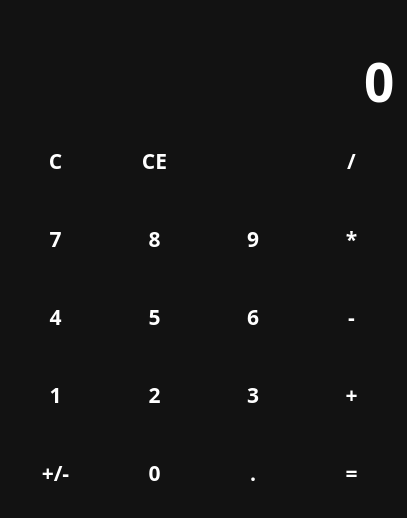
<?xml version="1.0" encoding="UTF-8"?>
<ui version="4.0">
 <class>MainWindow</class>
 <widget class="QMainWindow" name="MainWindow">
  <property name="geometry">
   <rect>
    <x>0</x>
    <y>0</y>
    <width>407</width>
    <height>518</height>
   </rect>
  </property>
  <property name="windowTitle">
   <string>Calculator</string>
  </property>
  <property name="windowIcon">
   <iconset resource="files.qrc">
    <normaloff>:/icons/Icons/calculator_24dp.png</normaloff>:/icons/Icons/calculator_24dp.png</iconset>
  </property>
  <property name="styleSheet">
   <string notr="true">QWidget {
    color: white;
    background-color: #121212;
    font-family: Rubik;
    font-size: 16pt;
    font-weight: 600;
}

QPushButton{
	background-color: transparent;
	border: none;
}

QPushButton:hover {
	background-color: #666
}

QPushButton:pressed {
	background-color: #888
}</string>
  </property>
  <widget class="QWidget" name="centralwidget">
   <layout class="QVBoxLayout" name="verticalLayout">
    <item>
     <widget class="QLabel" name="lbl_temp">
      <property name="sizePolicy">
       <sizepolicy hsizetype="Preferred" vsizetype="Maximum">
        <horstretch>0</horstretch>
        <verstretch>0</verstretch>
       </sizepolicy>
      </property>
      <property name="styleSheet">
       <string notr="true">color: #888;</string>
      </property>
      <property name="text">
       <string/>
      </property>
      <property name="alignment">
       <set>Qt::AlignmentFlag::AlignRight|Qt::AlignmentFlag::AlignTrailing|Qt::AlignmentFlag::AlignVCenter</set>
      </property>
     </widget>
    </item>
    <item>
     <widget class="QLineEdit" name="le_entery">
      <property name="sizePolicy">
       <sizepolicy hsizetype="Expanding" vsizetype="Maximum">
        <horstretch>0</horstretch>
        <verstretch>0</verstretch>
       </sizepolicy>
      </property>
      <property name="styleSheet">
       <string notr="true">font-size: 40pt;
border:none;</string>
      </property>
      <property name="text">
       <string>0</string>
      </property>
      <property name="maxLength">
       <number>20</number>
      </property>
      <property name="alignment">
       <set>Qt::AlignmentFlag::AlignRight|Qt::AlignmentFlag::AlignTrailing|Qt::AlignmentFlag::AlignVCenter</set>
      </property>
      <property name="readOnly">
       <bool>true</bool>
      </property>
     </widget>
    </item>
    <item>
     <layout class="QGridLayout" name="layout_buttons">
      <item row="1" column="1">
       <widget class="QPushButton" name="Button_CE">
        <property name="sizePolicy">
         <sizepolicy hsizetype="Minimum" vsizetype="Expanding">
          <horstretch>0</horstretch>
          <verstretch>0</verstretch>
         </sizepolicy>
        </property>
        <property name="text">
         <string>CE</string>
        </property>
       </widget>
      </item>
      <item row="5" column="0">
       <widget class="QPushButton" name="Button_ChangeSine">
        <property name="sizePolicy">
         <sizepolicy hsizetype="Minimum" vsizetype="Expanding">
          <horstretch>0</horstretch>
          <verstretch>0</verstretch>
         </sizepolicy>
        </property>
        <property name="text">
         <string>+/-</string>
        </property>
       </widget>
      </item>
      <item row="5" column="3">
       <widget class="QPushButton" name="Button_Result">
        <property name="sizePolicy">
         <sizepolicy hsizetype="Minimum" vsizetype="Expanding">
          <horstretch>0</horstretch>
          <verstretch>0</verstretch>
         </sizepolicy>
        </property>
        <property name="text">
         <string>=</string>
        </property>
        <property name="shortcut">
         <string>=</string>
        </property>
       </widget>
      </item>
      <item row="4" column="2">
       <widget class="QPushButton" name="Button_3">
        <property name="sizePolicy">
         <sizepolicy hsizetype="Minimum" vsizetype="Expanding">
          <horstretch>0</horstretch>
          <verstretch>0</verstretch>
         </sizepolicy>
        </property>
        <property name="text">
         <string>3</string>
        </property>
        <property name="shortcut">
         <string>3</string>
        </property>
       </widget>
      </item>
      <item row="2" column="2">
       <widget class="QPushButton" name="Button_9">
        <property name="sizePolicy">
         <sizepolicy hsizetype="Minimum" vsizetype="Expanding">
          <horstretch>0</horstretch>
          <verstretch>0</verstretch>
         </sizepolicy>
        </property>
        <property name="text">
         <string>9</string>
        </property>
        <property name="shortcut">
         <string>9</string>
        </property>
       </widget>
      </item>
      <item row="5" column="2">
       <widget class="QPushButton" name="Button_Decimal">
        <property name="sizePolicy">
         <sizepolicy hsizetype="Minimum" vsizetype="Expanding">
          <horstretch>0</horstretch>
          <verstretch>0</verstretch>
         </sizepolicy>
        </property>
        <property name="text">
         <string>.</string>
        </property>
        <property name="shortcut">
         <string>.</string>
        </property>
       </widget>
      </item>
      <item row="3" column="0">
       <widget class="QPushButton" name="Button_4">
        <property name="sizePolicy">
         <sizepolicy hsizetype="Minimum" vsizetype="Expanding">
          <horstretch>0</horstretch>
          <verstretch>0</verstretch>
         </sizepolicy>
        </property>
        <property name="text">
         <string>4</string>
        </property>
        <property name="shortcut">
         <string>4</string>
        </property>
       </widget>
      </item>
      <item row="4" column="0">
       <widget class="QPushButton" name="Button_1">
        <property name="sizePolicy">
         <sizepolicy hsizetype="Minimum" vsizetype="Expanding">
          <horstretch>0</horstretch>
          <verstretch>0</verstretch>
         </sizepolicy>
        </property>
        <property name="text">
         <string>1</string>
        </property>
        <property name="shortcut">
         <string>1</string>
        </property>
       </widget>
      </item>
      <item row="4" column="1">
       <widget class="QPushButton" name="Button_2">
        <property name="sizePolicy">
         <sizepolicy hsizetype="Minimum" vsizetype="Expanding">
          <horstretch>0</horstretch>
          <verstretch>0</verstretch>
         </sizepolicy>
        </property>
        <property name="text">
         <string>2</string>
        </property>
        <property name="shortcut">
         <string>2</string>
        </property>
       </widget>
      </item>
      <item row="3" column="2">
       <widget class="QPushButton" name="Button_6">
        <property name="sizePolicy">
         <sizepolicy hsizetype="Minimum" vsizetype="Expanding">
          <horstretch>0</horstretch>
          <verstretch>0</verstretch>
         </sizepolicy>
        </property>
        <property name="text">
         <string>6</string>
        </property>
        <property name="shortcut">
         <string>6</string>
        </property>
       </widget>
      </item>
      <item row="1" column="2">
       <widget class="QPushButton" name="Button_Backspace">
        <property name="sizePolicy">
         <sizepolicy hsizetype="Minimum" vsizetype="Expanding">
          <horstretch>0</horstretch>
          <verstretch>0</verstretch>
         </sizepolicy>
        </property>
        <property name="text">
         <string/>
        </property>
        <property name="icon">
         <iconset resource="files.qrc">
          <normaloff>:/icons/Icons/backspace_24dp.png</normaloff>:/icons/Icons/backspace_24dp.png</iconset>
        </property>
        <property name="iconSize">
         <size>
          <width>40</width>
          <height>50</height>
         </size>
        </property>
       </widget>
      </item>
      <item row="1" column="3">
       <widget class="QPushButton" name="Button_Divide">
        <property name="sizePolicy">
         <sizepolicy hsizetype="Minimum" vsizetype="Expanding">
          <horstretch>0</horstretch>
          <verstretch>0</verstretch>
         </sizepolicy>
        </property>
        <property name="text">
         <string>/</string>
        </property>
        <property name="shortcut">
         <string>/</string>
        </property>
       </widget>
      </item>
      <item row="3" column="3">
       <widget class="QPushButton" name="Button_Substract">
        <property name="sizePolicy">
         <sizepolicy hsizetype="Minimum" vsizetype="Expanding">
          <horstretch>0</horstretch>
          <verstretch>0</verstretch>
         </sizepolicy>
        </property>
        <property name="text">
         <string>-</string>
        </property>
        <property name="shortcut">
         <string>-</string>
        </property>
       </widget>
      </item>
      <item row="1" column="0">
       <widget class="QPushButton" name="Button_C">
        <property name="sizePolicy">
         <sizepolicy hsizetype="Minimum" vsizetype="Expanding">
          <horstretch>0</horstretch>
          <verstretch>0</verstretch>
         </sizepolicy>
        </property>
        <property name="cursor">
         <cursorShape>PointingHandCursor</cursorShape>
        </property>
        <property name="text">
         <string>C</string>
        </property>
       </widget>
      </item>
      <item row="4" column="3">
       <widget class="QPushButton" name="Button_Add">
        <property name="sizePolicy">
         <sizepolicy hsizetype="Minimum" vsizetype="Expanding">
          <horstretch>0</horstretch>
          <verstretch>0</verstretch>
         </sizepolicy>
        </property>
        <property name="text">
         <string>+</string>
        </property>
        <property name="shortcut">
         <string>+</string>
        </property>
       </widget>
      </item>
      <item row="2" column="3">
       <widget class="QPushButton" name="Button_Multiple">
        <property name="sizePolicy">
         <sizepolicy hsizetype="Minimum" vsizetype="Expanding">
          <horstretch>0</horstretch>
          <verstretch>0</verstretch>
         </sizepolicy>
        </property>
        <property name="text">
         <string>*</string>
        </property>
        <property name="shortcut">
         <string>*</string>
        </property>
       </widget>
      </item>
      <item row="3" column="1">
       <widget class="QPushButton" name="Button_5">
        <property name="sizePolicy">
         <sizepolicy hsizetype="Minimum" vsizetype="Expanding">
          <horstretch>0</horstretch>
          <verstretch>0</verstretch>
         </sizepolicy>
        </property>
        <property name="text">
         <string>5</string>
        </property>
        <property name="shortcut">
         <string>5</string>
        </property>
       </widget>
      </item>
      <item row="2" column="1">
       <widget class="QPushButton" name="Button_8">
        <property name="sizePolicy">
         <sizepolicy hsizetype="Minimum" vsizetype="Expanding">
          <horstretch>0</horstretch>
          <verstretch>0</verstretch>
         </sizepolicy>
        </property>
        <property name="text">
         <string>8</string>
        </property>
        <property name="shortcut">
         <string>8</string>
        </property>
       </widget>
      </item>
      <item row="5" column="1">
       <widget class="QPushButton" name="Button_0">
        <property name="sizePolicy">
         <sizepolicy hsizetype="Minimum" vsizetype="Expanding">
          <horstretch>0</horstretch>
          <verstretch>0</verstretch>
         </sizepolicy>
        </property>
        <property name="text">
         <string>0</string>
        </property>
        <property name="shortcut">
         <string>0</string>
        </property>
       </widget>
      </item>
      <item row="2" column="0">
       <widget class="QPushButton" name="Button_7">
        <property name="sizePolicy">
         <sizepolicy hsizetype="Minimum" vsizetype="Expanding">
          <horstretch>0</horstretch>
          <verstretch>0</verstretch>
         </sizepolicy>
        </property>
        <property name="text">
         <string>7</string>
        </property>
        <property name="shortcut">
         <string>7</string>
        </property>
       </widget>
      </item>
     </layout>
    </item>
   </layout>
  </widget>
 </widget>
 <resources>
  <include location="files.qrc"/>
 </resources>
 <connections/>
</ui>
